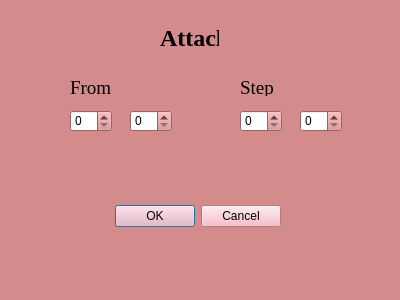
<?xml version="1.0" encoding="UTF-8"?>
<ui version="4.0">
 <class>Attack</class>
 <widget class="QDialog" name="Attack">
  <property name="geometry">
   <rect>
    <x>0</x>
    <y>0</y>
    <width>400</width>
    <height>300</height>
   </rect>
  </property>
  <property name="palette">
   <palette>
    <active>
     <colorrole role="WindowText">
      <brush brushstyle="SolidPattern">
       <color alpha="255">
        <red>0</red>
        <green>0</green>
        <blue>0</blue>
       </color>
      </brush>
     </colorrole>
     <colorrole role="Button">
      <brush brushstyle="SolidPattern">
       <color alpha="255">
        <red>212</red>
        <green>139</green>
        <blue>140</blue>
       </color>
      </brush>
     </colorrole>
     <colorrole role="Light">
      <brush brushstyle="SolidPattern">
       <color alpha="255">
        <red>255</red>
        <green>230</green>
        <blue>230</blue>
       </color>
      </brush>
     </colorrole>
     <colorrole role="Midlight">
      <brush brushstyle="SolidPattern">
       <color alpha="255">
        <red>233</red>
        <green>184</green>
        <blue>185</blue>
       </color>
      </brush>
     </colorrole>
     <colorrole role="Dark">
      <brush brushstyle="SolidPattern">
       <color alpha="255">
        <red>106</red>
        <green>69</green>
        <blue>70</blue>
       </color>
      </brush>
     </colorrole>
     <colorrole role="Mid">
      <brush brushstyle="SolidPattern">
       <color alpha="255">
        <red>141</red>
        <green>92</green>
        <blue>93</blue>
       </color>
      </brush>
     </colorrole>
     <colorrole role="Text">
      <brush brushstyle="SolidPattern">
       <color alpha="255">
        <red>0</red>
        <green>0</green>
        <blue>0</blue>
       </color>
      </brush>
     </colorrole>
     <colorrole role="BrightText">
      <brush brushstyle="SolidPattern">
       <color alpha="255">
        <red>255</red>
        <green>255</green>
        <blue>255</blue>
       </color>
      </brush>
     </colorrole>
     <colorrole role="ButtonText">
      <brush brushstyle="SolidPattern">
       <color alpha="255">
        <red>0</red>
        <green>0</green>
        <blue>0</blue>
       </color>
      </brush>
     </colorrole>
     <colorrole role="Base">
      <brush brushstyle="SolidPattern">
       <color alpha="255">
        <red>255</red>
        <green>255</green>
        <blue>255</blue>
       </color>
      </brush>
     </colorrole>
     <colorrole role="Window">
      <brush brushstyle="SolidPattern">
       <color alpha="255">
        <red>212</red>
        <green>139</green>
        <blue>140</blue>
       </color>
      </brush>
     </colorrole>
     <colorrole role="Shadow">
      <brush brushstyle="SolidPattern">
       <color alpha="255">
        <red>0</red>
        <green>0</green>
        <blue>0</blue>
       </color>
      </brush>
     </colorrole>
     <colorrole role="AlternateBase">
      <brush brushstyle="SolidPattern">
       <color alpha="255">
        <red>233</red>
        <green>197</green>
        <blue>197</blue>
       </color>
      </brush>
     </colorrole>
     <colorrole role="ToolTipBase">
      <brush brushstyle="SolidPattern">
       <color alpha="255">
        <red>255</red>
        <green>255</green>
        <blue>220</blue>
       </color>
      </brush>
     </colorrole>
     <colorrole role="ToolTipText">
      <brush brushstyle="SolidPattern">
       <color alpha="255">
        <red>0</red>
        <green>0</green>
        <blue>0</blue>
       </color>
      </brush>
     </colorrole>
     <colorrole role="PlaceholderText">
      <brush brushstyle="SolidPattern">
       <color alpha="128">
        <red>0</red>
        <green>0</green>
        <blue>0</blue>
       </color>
      </brush>
     </colorrole>
    </active>
    <inactive>
     <colorrole role="WindowText">
      <brush brushstyle="SolidPattern">
       <color alpha="255">
        <red>0</red>
        <green>0</green>
        <blue>0</blue>
       </color>
      </brush>
     </colorrole>
     <colorrole role="Button">
      <brush brushstyle="SolidPattern">
       <color alpha="255">
        <red>212</red>
        <green>139</green>
        <blue>140</blue>
       </color>
      </brush>
     </colorrole>
     <colorrole role="Light">
      <brush brushstyle="SolidPattern">
       <color alpha="255">
        <red>255</red>
        <green>230</green>
        <blue>230</blue>
       </color>
      </brush>
     </colorrole>
     <colorrole role="Midlight">
      <brush brushstyle="SolidPattern">
       <color alpha="255">
        <red>233</red>
        <green>184</green>
        <blue>185</blue>
       </color>
      </brush>
     </colorrole>
     <colorrole role="Dark">
      <brush brushstyle="SolidPattern">
       <color alpha="255">
        <red>106</red>
        <green>69</green>
        <blue>70</blue>
       </color>
      </brush>
     </colorrole>
     <colorrole role="Mid">
      <brush brushstyle="SolidPattern">
       <color alpha="255">
        <red>141</red>
        <green>92</green>
        <blue>93</blue>
       </color>
      </brush>
     </colorrole>
     <colorrole role="Text">
      <brush brushstyle="SolidPattern">
       <color alpha="255">
        <red>0</red>
        <green>0</green>
        <blue>0</blue>
       </color>
      </brush>
     </colorrole>
     <colorrole role="BrightText">
      <brush brushstyle="SolidPattern">
       <color alpha="255">
        <red>255</red>
        <green>255</green>
        <blue>255</blue>
       </color>
      </brush>
     </colorrole>
     <colorrole role="ButtonText">
      <brush brushstyle="SolidPattern">
       <color alpha="255">
        <red>0</red>
        <green>0</green>
        <blue>0</blue>
       </color>
      </brush>
     </colorrole>
     <colorrole role="Base">
      <brush brushstyle="SolidPattern">
       <color alpha="255">
        <red>255</red>
        <green>255</green>
        <blue>255</blue>
       </color>
      </brush>
     </colorrole>
     <colorrole role="Window">
      <brush brushstyle="SolidPattern">
       <color alpha="255">
        <red>212</red>
        <green>139</green>
        <blue>140</blue>
       </color>
      </brush>
     </colorrole>
     <colorrole role="Shadow">
      <brush brushstyle="SolidPattern">
       <color alpha="255">
        <red>0</red>
        <green>0</green>
        <blue>0</blue>
       </color>
      </brush>
     </colorrole>
     <colorrole role="AlternateBase">
      <brush brushstyle="SolidPattern">
       <color alpha="255">
        <red>233</red>
        <green>197</green>
        <blue>197</blue>
       </color>
      </brush>
     </colorrole>
     <colorrole role="ToolTipBase">
      <brush brushstyle="SolidPattern">
       <color alpha="255">
        <red>255</red>
        <green>255</green>
        <blue>220</blue>
       </color>
      </brush>
     </colorrole>
     <colorrole role="ToolTipText">
      <brush brushstyle="SolidPattern">
       <color alpha="255">
        <red>0</red>
        <green>0</green>
        <blue>0</blue>
       </color>
      </brush>
     </colorrole>
     <colorrole role="PlaceholderText">
      <brush brushstyle="SolidPattern">
       <color alpha="128">
        <red>0</red>
        <green>0</green>
        <blue>0</blue>
       </color>
      </brush>
     </colorrole>
    </inactive>
    <disabled>
     <colorrole role="WindowText">
      <brush brushstyle="SolidPattern">
       <color alpha="255">
        <red>106</red>
        <green>69</green>
        <blue>70</blue>
       </color>
      </brush>
     </colorrole>
     <colorrole role="Button">
      <brush brushstyle="SolidPattern">
       <color alpha="255">
        <red>212</red>
        <green>139</green>
        <blue>140</blue>
       </color>
      </brush>
     </colorrole>
     <colorrole role="Light">
      <brush brushstyle="SolidPattern">
       <color alpha="255">
        <red>255</red>
        <green>230</green>
        <blue>230</blue>
       </color>
      </brush>
     </colorrole>
     <colorrole role="Midlight">
      <brush brushstyle="SolidPattern">
       <color alpha="255">
        <red>233</red>
        <green>184</green>
        <blue>185</blue>
       </color>
      </brush>
     </colorrole>
     <colorrole role="Dark">
      <brush brushstyle="SolidPattern">
       <color alpha="255">
        <red>106</red>
        <green>69</green>
        <blue>70</blue>
       </color>
      </brush>
     </colorrole>
     <colorrole role="Mid">
      <brush brushstyle="SolidPattern">
       <color alpha="255">
        <red>141</red>
        <green>92</green>
        <blue>93</blue>
       </color>
      </brush>
     </colorrole>
     <colorrole role="Text">
      <brush brushstyle="SolidPattern">
       <color alpha="255">
        <red>106</red>
        <green>69</green>
        <blue>70</blue>
       </color>
      </brush>
     </colorrole>
     <colorrole role="BrightText">
      <brush brushstyle="SolidPattern">
       <color alpha="255">
        <red>255</red>
        <green>255</green>
        <blue>255</blue>
       </color>
      </brush>
     </colorrole>
     <colorrole role="ButtonText">
      <brush brushstyle="SolidPattern">
       <color alpha="255">
        <red>106</red>
        <green>69</green>
        <blue>70</blue>
       </color>
      </brush>
     </colorrole>
     <colorrole role="Base">
      <brush brushstyle="SolidPattern">
       <color alpha="255">
        <red>212</red>
        <green>139</green>
        <blue>140</blue>
       </color>
      </brush>
     </colorrole>
     <colorrole role="Window">
      <brush brushstyle="SolidPattern">
       <color alpha="255">
        <red>212</red>
        <green>139</green>
        <blue>140</blue>
       </color>
      </brush>
     </colorrole>
     <colorrole role="Shadow">
      <brush brushstyle="SolidPattern">
       <color alpha="255">
        <red>0</red>
        <green>0</green>
        <blue>0</blue>
       </color>
      </brush>
     </colorrole>
     <colorrole role="AlternateBase">
      <brush brushstyle="SolidPattern">
       <color alpha="255">
        <red>212</red>
        <green>139</green>
        <blue>140</blue>
       </color>
      </brush>
     </colorrole>
     <colorrole role="ToolTipBase">
      <brush brushstyle="SolidPattern">
       <color alpha="255">
        <red>255</red>
        <green>255</green>
        <blue>220</blue>
       </color>
      </brush>
     </colorrole>
     <colorrole role="ToolTipText">
      <brush brushstyle="SolidPattern">
       <color alpha="255">
        <red>0</red>
        <green>0</green>
        <blue>0</blue>
       </color>
      </brush>
     </colorrole>
     <colorrole role="PlaceholderText">
      <brush brushstyle="SolidPattern">
       <color alpha="128">
        <red>0</red>
        <green>0</green>
        <blue>0</blue>
       </color>
      </brush>
     </colorrole>
    </disabled>
   </palette>
  </property>
  <property name="windowTitle">
   <string>Dialog</string>
  </property>
  <widget class="QDialogButtonBox" name="buttonBox">
   <property name="geometry">
    <rect>
     <x>-60</x>
     <y>200</y>
     <width>341</width>
     <height>32</height>
    </rect>
   </property>
   <property name="palette">
    <palette>
     <active>
      <colorrole role="WindowText">
       <brush brushstyle="SolidPattern">
        <color alpha="255">
         <red>0</red>
         <green>0</green>
         <blue>0</blue>
        </color>
       </brush>
      </colorrole>
      <colorrole role="Button">
       <brush brushstyle="SolidPattern">
        <color alpha="255">
         <red>246</red>
         <green>175</green>
         <blue>187</blue>
        </color>
       </brush>
      </colorrole>
      <colorrole role="Light">
       <brush brushstyle="SolidPattern">
        <color alpha="255">
         <red>255</red>
         <green>255</green>
         <blue>255</blue>
        </color>
       </brush>
      </colorrole>
      <colorrole role="Midlight">
       <brush brushstyle="SolidPattern">
        <color alpha="255">
         <red>250</red>
         <green>215</green>
         <blue>221</blue>
        </color>
       </brush>
      </colorrole>
      <colorrole role="Dark">
       <brush brushstyle="SolidPattern">
        <color alpha="255">
         <red>123</red>
         <green>87</green>
         <blue>93</blue>
        </color>
       </brush>
      </colorrole>
      <colorrole role="Mid">
       <brush brushstyle="SolidPattern">
        <color alpha="255">
         <red>164</red>
         <green>117</green>
         <blue>125</blue>
        </color>
       </brush>
      </colorrole>
      <colorrole role="Text">
       <brush brushstyle="SolidPattern">
        <color alpha="255">
         <red>0</red>
         <green>0</green>
         <blue>0</blue>
        </color>
       </brush>
      </colorrole>
      <colorrole role="BrightText">
       <brush brushstyle="SolidPattern">
        <color alpha="255">
         <red>255</red>
         <green>255</green>
         <blue>255</blue>
        </color>
       </brush>
      </colorrole>
      <colorrole role="ButtonText">
       <brush brushstyle="SolidPattern">
        <color alpha="255">
         <red>0</red>
         <green>0</green>
         <blue>0</blue>
        </color>
       </brush>
      </colorrole>
      <colorrole role="Base">
       <brush brushstyle="SolidPattern">
        <color alpha="255">
         <red>255</red>
         <green>255</green>
         <blue>255</blue>
        </color>
       </brush>
      </colorrole>
      <colorrole role="Window">
       <brush brushstyle="SolidPattern">
        <color alpha="255">
         <red>246</red>
         <green>175</green>
         <blue>187</blue>
        </color>
       </brush>
      </colorrole>
      <colorrole role="Shadow">
       <brush brushstyle="SolidPattern">
        <color alpha="255">
         <red>0</red>
         <green>0</green>
         <blue>0</blue>
        </color>
       </brush>
      </colorrole>
      <colorrole role="AlternateBase">
       <brush brushstyle="SolidPattern">
        <color alpha="255">
         <red>250</red>
         <green>215</green>
         <blue>221</blue>
        </color>
       </brush>
      </colorrole>
      <colorrole role="ToolTipBase">
       <brush brushstyle="SolidPattern">
        <color alpha="255">
         <red>255</red>
         <green>255</green>
         <blue>220</blue>
        </color>
       </brush>
      </colorrole>
      <colorrole role="ToolTipText">
       <brush brushstyle="SolidPattern">
        <color alpha="255">
         <red>0</red>
         <green>0</green>
         <blue>0</blue>
        </color>
       </brush>
      </colorrole>
      <colorrole role="PlaceholderText">
       <brush brushstyle="SolidPattern">
        <color alpha="128">
         <red>0</red>
         <green>0</green>
         <blue>0</blue>
        </color>
       </brush>
      </colorrole>
     </active>
     <inactive>
      <colorrole role="WindowText">
       <brush brushstyle="SolidPattern">
        <color alpha="255">
         <red>0</red>
         <green>0</green>
         <blue>0</blue>
        </color>
       </brush>
      </colorrole>
      <colorrole role="Button">
       <brush brushstyle="SolidPattern">
        <color alpha="255">
         <red>246</red>
         <green>175</green>
         <blue>187</blue>
        </color>
       </brush>
      </colorrole>
      <colorrole role="Light">
       <brush brushstyle="SolidPattern">
        <color alpha="255">
         <red>255</red>
         <green>255</green>
         <blue>255</blue>
        </color>
       </brush>
      </colorrole>
      <colorrole role="Midlight">
       <brush brushstyle="SolidPattern">
        <color alpha="255">
         <red>250</red>
         <green>215</green>
         <blue>221</blue>
        </color>
       </brush>
      </colorrole>
      <colorrole role="Dark">
       <brush brushstyle="SolidPattern">
        <color alpha="255">
         <red>123</red>
         <green>87</green>
         <blue>93</blue>
        </color>
       </brush>
      </colorrole>
      <colorrole role="Mid">
       <brush brushstyle="SolidPattern">
        <color alpha="255">
         <red>164</red>
         <green>117</green>
         <blue>125</blue>
        </color>
       </brush>
      </colorrole>
      <colorrole role="Text">
       <brush brushstyle="SolidPattern">
        <color alpha="255">
         <red>0</red>
         <green>0</green>
         <blue>0</blue>
        </color>
       </brush>
      </colorrole>
      <colorrole role="BrightText">
       <brush brushstyle="SolidPattern">
        <color alpha="255">
         <red>255</red>
         <green>255</green>
         <blue>255</blue>
        </color>
       </brush>
      </colorrole>
      <colorrole role="ButtonText">
       <brush brushstyle="SolidPattern">
        <color alpha="255">
         <red>0</red>
         <green>0</green>
         <blue>0</blue>
        </color>
       </brush>
      </colorrole>
      <colorrole role="Base">
       <brush brushstyle="SolidPattern">
        <color alpha="255">
         <red>255</red>
         <green>255</green>
         <blue>255</blue>
        </color>
       </brush>
      </colorrole>
      <colorrole role="Window">
       <brush brushstyle="SolidPattern">
        <color alpha="255">
         <red>246</red>
         <green>175</green>
         <blue>187</blue>
        </color>
       </brush>
      </colorrole>
      <colorrole role="Shadow">
       <brush brushstyle="SolidPattern">
        <color alpha="255">
         <red>0</red>
         <green>0</green>
         <blue>0</blue>
        </color>
       </brush>
      </colorrole>
      <colorrole role="AlternateBase">
       <brush brushstyle="SolidPattern">
        <color alpha="255">
         <red>250</red>
         <green>215</green>
         <blue>221</blue>
        </color>
       </brush>
      </colorrole>
      <colorrole role="ToolTipBase">
       <brush brushstyle="SolidPattern">
        <color alpha="255">
         <red>255</red>
         <green>255</green>
         <blue>220</blue>
        </color>
       </brush>
      </colorrole>
      <colorrole role="ToolTipText">
       <brush brushstyle="SolidPattern">
        <color alpha="255">
         <red>0</red>
         <green>0</green>
         <blue>0</blue>
        </color>
       </brush>
      </colorrole>
      <colorrole role="PlaceholderText">
       <brush brushstyle="SolidPattern">
        <color alpha="128">
         <red>0</red>
         <green>0</green>
         <blue>0</blue>
        </color>
       </brush>
      </colorrole>
     </inactive>
     <disabled>
      <colorrole role="WindowText">
       <brush brushstyle="SolidPattern">
        <color alpha="255">
         <red>123</red>
         <green>87</green>
         <blue>93</blue>
        </color>
       </brush>
      </colorrole>
      <colorrole role="Button">
       <brush brushstyle="SolidPattern">
        <color alpha="255">
         <red>246</red>
         <green>175</green>
         <blue>187</blue>
        </color>
       </brush>
      </colorrole>
      <colorrole role="Light">
       <brush brushstyle="SolidPattern">
        <color alpha="255">
         <red>255</red>
         <green>255</green>
         <blue>255</blue>
        </color>
       </brush>
      </colorrole>
      <colorrole role="Midlight">
       <brush brushstyle="SolidPattern">
        <color alpha="255">
         <red>250</red>
         <green>215</green>
         <blue>221</blue>
        </color>
       </brush>
      </colorrole>
      <colorrole role="Dark">
       <brush brushstyle="SolidPattern">
        <color alpha="255">
         <red>123</red>
         <green>87</green>
         <blue>93</blue>
        </color>
       </brush>
      </colorrole>
      <colorrole role="Mid">
       <brush brushstyle="SolidPattern">
        <color alpha="255">
         <red>164</red>
         <green>117</green>
         <blue>125</blue>
        </color>
       </brush>
      </colorrole>
      <colorrole role="Text">
       <brush brushstyle="SolidPattern">
        <color alpha="255">
         <red>123</red>
         <green>87</green>
         <blue>93</blue>
        </color>
       </brush>
      </colorrole>
      <colorrole role="BrightText">
       <brush brushstyle="SolidPattern">
        <color alpha="255">
         <red>255</red>
         <green>255</green>
         <blue>255</blue>
        </color>
       </brush>
      </colorrole>
      <colorrole role="ButtonText">
       <brush brushstyle="SolidPattern">
        <color alpha="255">
         <red>123</red>
         <green>87</green>
         <blue>93</blue>
        </color>
       </brush>
      </colorrole>
      <colorrole role="Base">
       <brush brushstyle="SolidPattern">
        <color alpha="255">
         <red>246</red>
         <green>175</green>
         <blue>187</blue>
        </color>
       </brush>
      </colorrole>
      <colorrole role="Window">
       <brush brushstyle="SolidPattern">
        <color alpha="255">
         <red>246</red>
         <green>175</green>
         <blue>187</blue>
        </color>
       </brush>
      </colorrole>
      <colorrole role="Shadow">
       <brush brushstyle="SolidPattern">
        <color alpha="255">
         <red>0</red>
         <green>0</green>
         <blue>0</blue>
        </color>
       </brush>
      </colorrole>
      <colorrole role="AlternateBase">
       <brush brushstyle="SolidPattern">
        <color alpha="255">
         <red>246</red>
         <green>175</green>
         <blue>187</blue>
        </color>
       </brush>
      </colorrole>
      <colorrole role="ToolTipBase">
       <brush brushstyle="SolidPattern">
        <color alpha="255">
         <red>255</red>
         <green>255</green>
         <blue>220</blue>
        </color>
       </brush>
      </colorrole>
      <colorrole role="ToolTipText">
       <brush brushstyle="SolidPattern">
        <color alpha="255">
         <red>0</red>
         <green>0</green>
         <blue>0</blue>
        </color>
       </brush>
      </colorrole>
      <colorrole role="PlaceholderText">
       <brush brushstyle="SolidPattern">
        <color alpha="128">
         <red>0</red>
         <green>0</green>
         <blue>0</blue>
        </color>
       </brush>
      </colorrole>
     </disabled>
    </palette>
   </property>
   <property name="orientation">
    <enum>Qt::Horizontal</enum>
   </property>
   <property name="standardButtons">
    <set>QDialogButtonBox::Cancel|QDialogButtonBox::Ok</set>
   </property>
  </widget>
  <widget class="QLabel" name="label">
   <property name="geometry">
    <rect>
     <x>160</x>
     <y>30</y>
     <width>59</width>
     <height>16</height>
    </rect>
   </property>
   <property name="font">
    <font>
     <family>Times New Roman</family>
     <pointsize>18</pointsize>
     <weight>75</weight>
     <bold>true</bold>
    </font>
   </property>
   <property name="text">
    <string>Attack</string>
   </property>
  </widget>
  <widget class="QLabel" name="label_2">
   <property name="geometry">
    <rect>
     <x>70</x>
     <y>80</y>
     <width>59</width>
     <height>16</height>
    </rect>
   </property>
   <property name="font">
    <font>
     <family>Times New Roman</family>
     <pointsize>14</pointsize>
    </font>
   </property>
   <property name="text">
    <string>From</string>
   </property>
  </widget>
  <widget class="QSpinBox" name="spinBox">
   <property name="geometry">
    <rect>
     <x>70</x>
     <y>110</y>
     <width>42</width>
     <height>22</height>
    </rect>
   </property>
  </widget>
  <widget class="QSpinBox" name="spinBox_2">
   <property name="geometry">
    <rect>
     <x>130</x>
     <y>110</y>
     <width>42</width>
     <height>22</height>
    </rect>
   </property>
  </widget>
  <widget class="QLabel" name="label_3">
   <property name="geometry">
    <rect>
     <x>240</x>
     <y>80</y>
     <width>59</width>
     <height>16</height>
    </rect>
   </property>
   <property name="font">
    <font>
     <family>Times New Roman</family>
     <pointsize>14</pointsize>
    </font>
   </property>
   <property name="text">
    <string>Step</string>
   </property>
  </widget>
  <widget class="QSpinBox" name="spinBox_3">
   <property name="geometry">
    <rect>
     <x>300</x>
     <y>110</y>
     <width>42</width>
     <height>22</height>
    </rect>
   </property>
  </widget>
  <widget class="QSpinBox" name="spinBox_4">
   <property name="geometry">
    <rect>
     <x>240</x>
     <y>110</y>
     <width>42</width>
     <height>22</height>
    </rect>
   </property>
  </widget>
 </widget>
 <resources/>
 <connections>
  <connection>
   <sender>buttonBox</sender>
   <signal>accepted()</signal>
   <receiver>Attack</receiver>
   <slot>accept()</slot>
   <hints>
    <hint type="sourcelabel">
     <x>248</x>
     <y>254</y>
    </hint>
    <hint type="destinationlabel">
     <x>157</x>
     <y>274</y>
    </hint>
   </hints>
  </connection>
  <connection>
   <sender>buttonBox</sender>
   <signal>rejected()</signal>
   <receiver>Attack</receiver>
   <slot>reject()</slot>
   <hints>
    <hint type="sourcelabel">
     <x>316</x>
     <y>260</y>
    </hint>
    <hint type="destinationlabel">
     <x>286</x>
     <y>274</y>
    </hint>
   </hints>
  </connection>
 </connections>
</ui>
